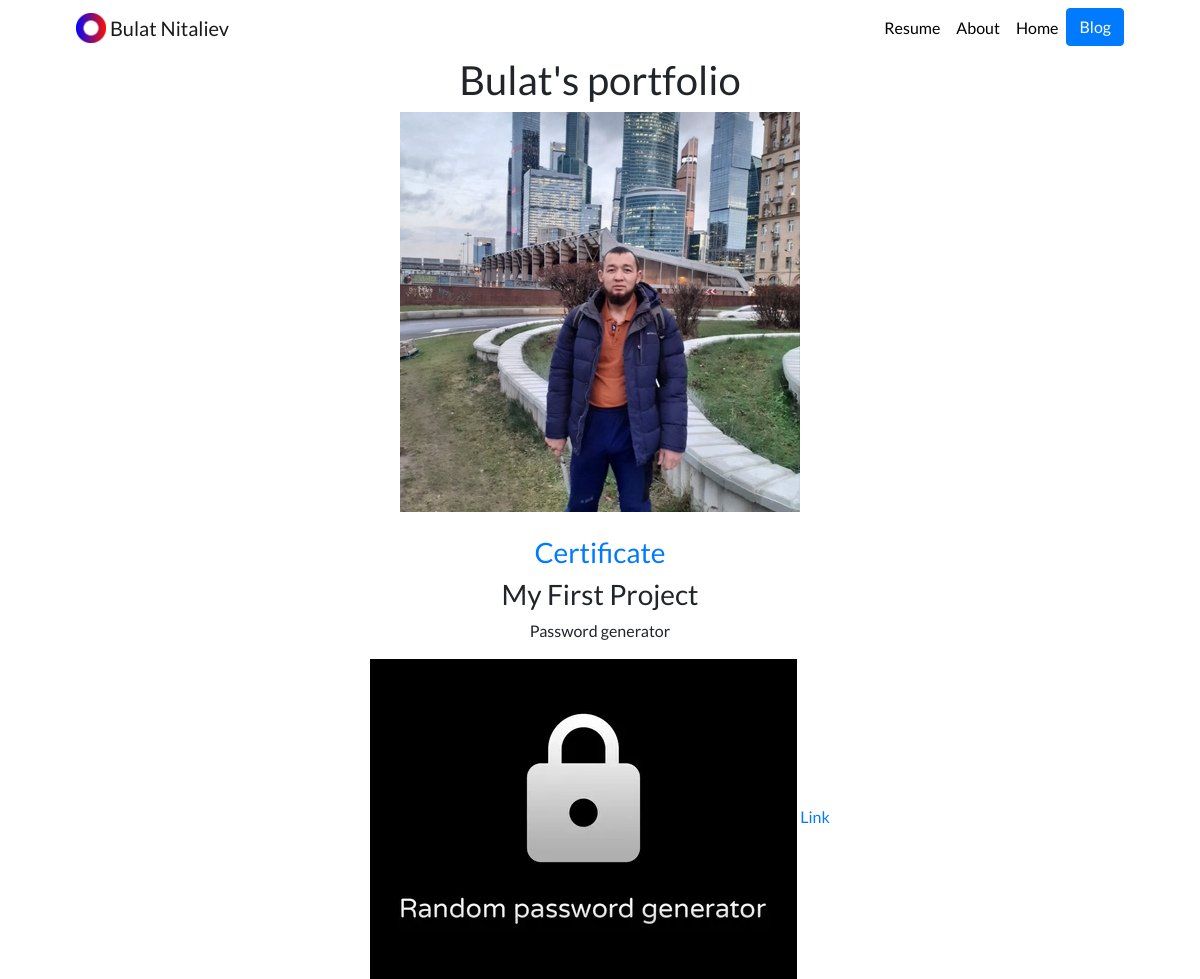
The page / on the database its author committed.
### portfolio/models.py (models this page shows, shortened)
class Project(models.Model):
	title = models.CharField(max_length=100)
	description = models.CharField(max_length=250)
	image = models.ImageField(upload_to='porfolio/images')
	url = models.URLField(blank=True)

### portfolio/views.py (the view)
# urls.py: 2. Add a URL to urlpatterns:  path('', views.home, name='home')
def home(request):
	projects = Project.objects.all()
	return render(request,'portfolio/home.html',{'projects':projects})

### portfolio/templates/portfolio/home.html
{% extends 'portfolio/base.html' %}
{% block content %}
{% load static %}
<h1>Bulat's portfolio</h1>
<img src="{% static 'portfolio/bulat.jpg' %}" alt="">
<br>
<br>
<a href="{% static 'portfolio/stepik-certificate-82541-d6ff393.pdf' %}"><h3>Certificate</h3></a>
{% for project in projects %}
<h3>{{ project.title }}</h3>
<p>{{project.description}}</p>
<a href="{% url 'pasword' %}"><img src="{{ project.image.url }}" alt=""></a>
{% endfor %}
<a href="{{ project.url }}">Link</a>
{% endblock %}

### portfolio/static/portfolio/custom.css (style rules this page uses)
body { font-family: 'Lato', sans-serif; }

### rows shown on the page
Project: title "My First Project", description "Password generator", image (picture)
